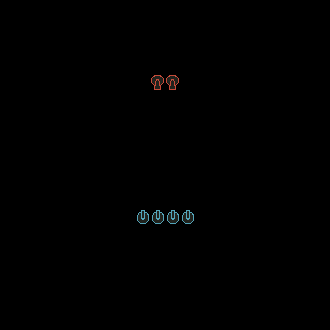

Rendered tile map (Tiled .tmx) drawn with the repository's tilesets; below, a short description and the full map source, tile grids included:
An orthogonal 22x22 tile map with 15x15 px tiles, 1 tile layer (Layer) and 1 object (402).

<map version="1.2" tiledversion="1.2.4" orientation="orthogonal" renderorder="right-down" width="22" height="22" tilewidth="15" tileheight="15" infinite="0" nextlayerid="25" nextobjectid="19">
 <tileset firstgid="1" source="tileset.tsx" />
 <layer id="24" name="Layer" width="22" height="22">
  <data encoding="csv">
0,0,0,0,0,0,0,0,0,0,0,0,0,0,0,0,0,0,0,0,0,0,
0,0,0,0,0,0,0,0,0,0,0,0,0,0,0,0,0,0,0,0,0,0,
0,0,0,0,0,0,0,0,0,0,0,0,0,0,0,0,0,0,0,0,0,0,
0,0,0,0,0,0,0,0,0,0,0,0,0,0,0,0,0,0,0,0,0,0,
0,0,0,0,0,0,0,0,0,0,0,0,0,0,0,0,0,0,0,0,0,0,
0,0,0,0,0,0,0,0,0,0,3221225485,3221225485,0,0,0,0,0,0,0,0,0,0,
0,0,0,0,0,0,0,0,0,0,0,0,0,0,0,0,0,0,0,0,0,0,
0,0,0,0,0,0,0,0,0,0,0,0,0,0,0,0,0,0,0,0,0,0,
0,0,0,0,0,0,0,0,0,0,0,0,0,0,0,0,0,0,0,0,0,0,
0,0,0,0,0,0,0,0,0,0,0,0,0,0,0,0,0,0,0,0,0,0,
0,0,0,0,0,0,0,0,0,0,0,0,0,0,0,0,0,0,0,0,0,0,
0,0,0,0,0,0,0,0,0,0,0,0,0,0,0,0,0,0,0,0,0,0,
0,0,0,0,0,0,0,0,0,0,0,0,0,0,0,0,0,0,0,0,0,0,
0,0,0,0,0,0,0,0,0,0,0,0,0,0,0,0,0,0,0,0,0,0,
0,0,0,0,0,0,0,0,0,6,6,6,6,0,0,0,0,0,0,0,0,0,
0,0,0,0,0,0,0,0,0,0,0,0,0,0,0,0,0,0,0,0,0,0,
0,0,0,0,0,0,0,0,0,0,0,0,0,0,0,0,0,0,0,0,0,0,
0,0,0,0,0,0,0,0,0,0,0,0,0,0,0,0,0,0,0,0,0,0,
0,0,0,0,0,0,0,0,0,0,0,0,0,0,0,0,0,0,0,0,0,0,
0,0,0,0,0,0,0,0,0,0,0,0,0,0,0,0,0,0,0,0,0,0,
0,0,0,0,0,0,0,0,0,0,0,0,0,0,0,0,0,0,0,0,0,0,
0,0,0,0,0,0,0,0,0,0,0,0,0,0,0,0,0,0,0,0,0,0
</data>
 </layer>
 <objectgroup id="15" name="Cha">
  <object id="17" name="402" x="165" y="120" width="15" height="15" />
 </objectgroup>
</map>
